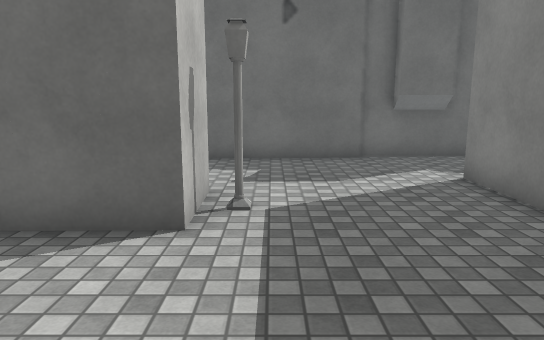
view 1 (above)

24 first-person views from a walk through a 3-D level made in the Unity game engine. The camera is 1.5 m above the floor, tilts 10° down and sees 70° across. The floor is counted in squares, 1 m on a side. Each view is taken from the middle of a square. On the plan, view 1 faces up. The plan holds only what a view shows up to about 17 squares ahead; the rest is blank. The place goes on beyond the plan. The player is left out. Surface patterns are stand-ins for the level's own textures.

view 2
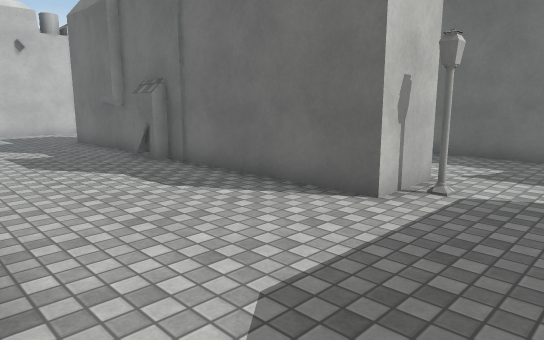

view 3
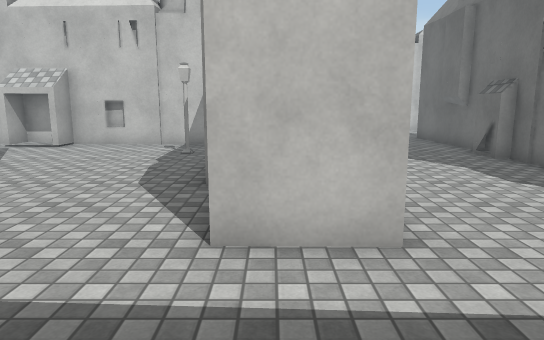

view 4
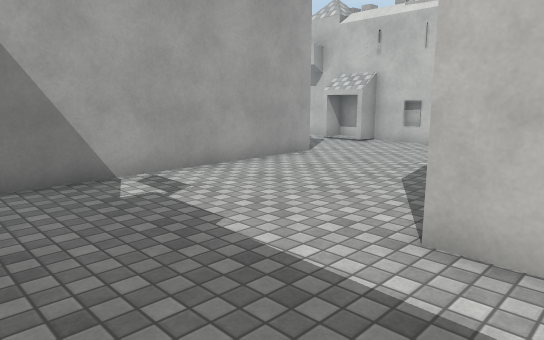

view 5
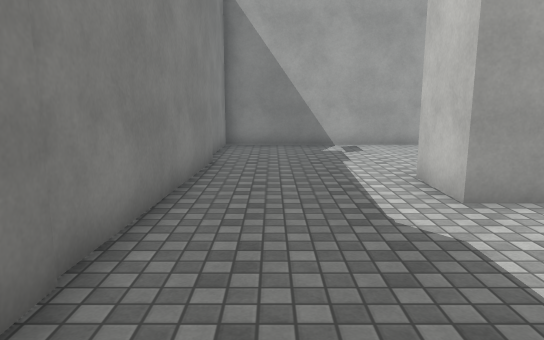

view 6
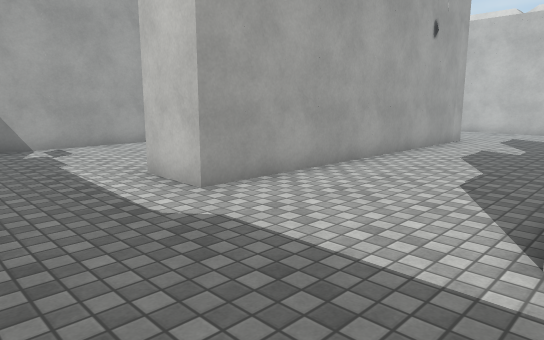

view 7
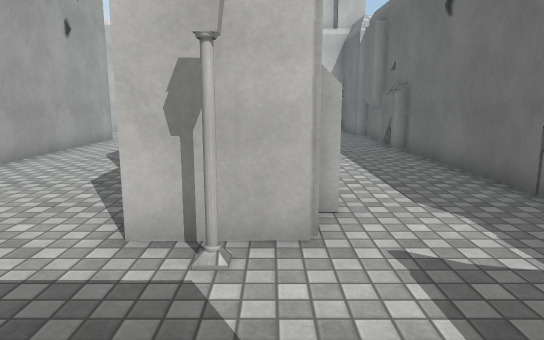

view 8
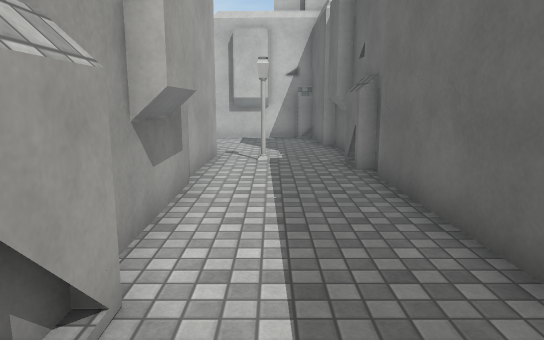

view 9
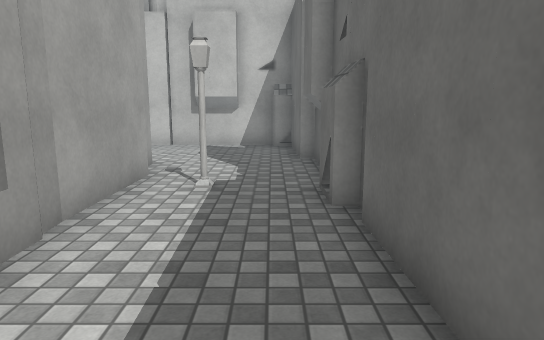

view 10
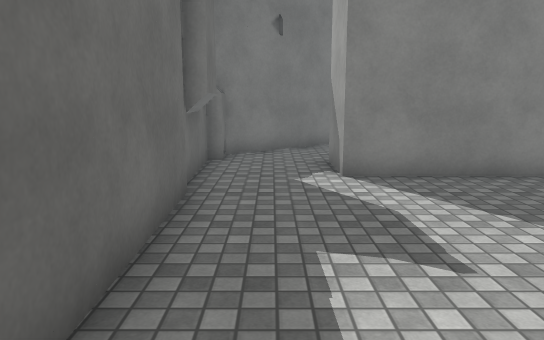

view 11
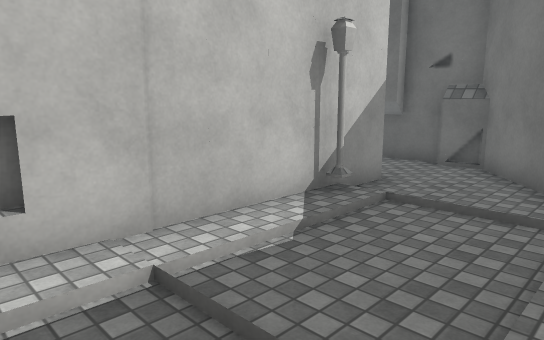

view 12
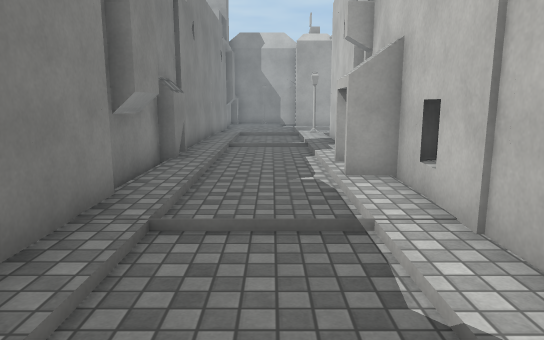

view 13
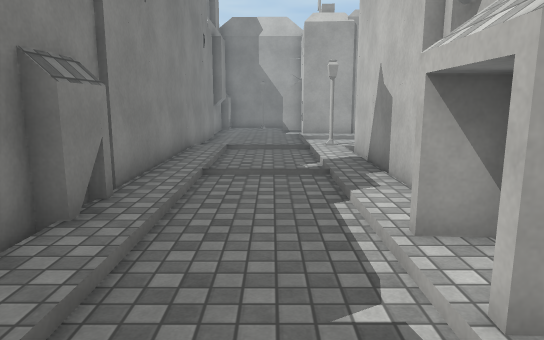

view 14
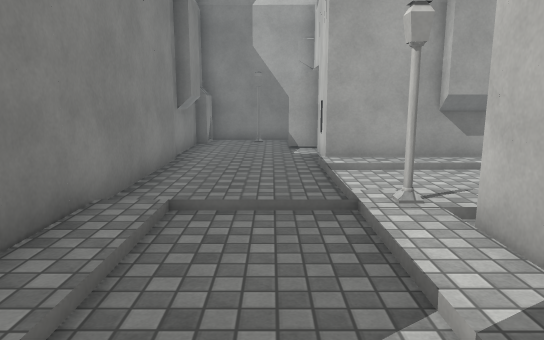

view 15
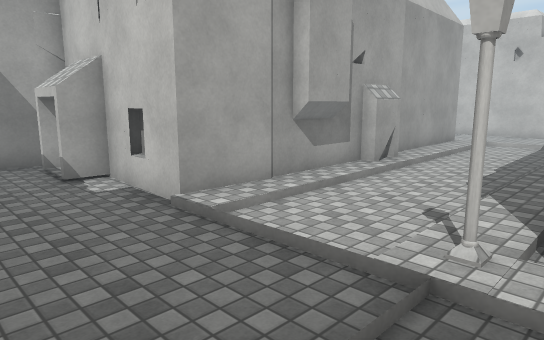

view 16
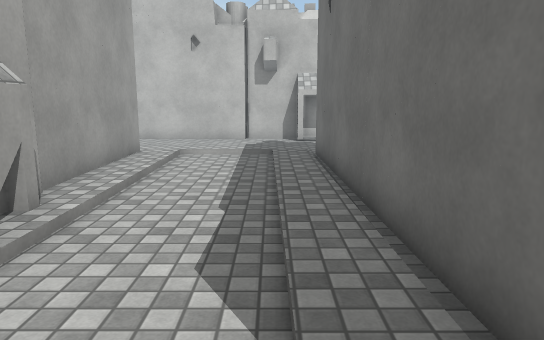

view 17
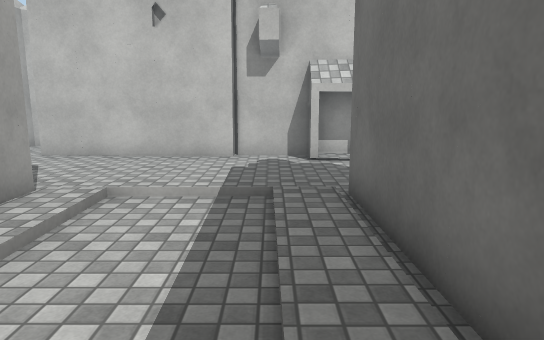

view 18
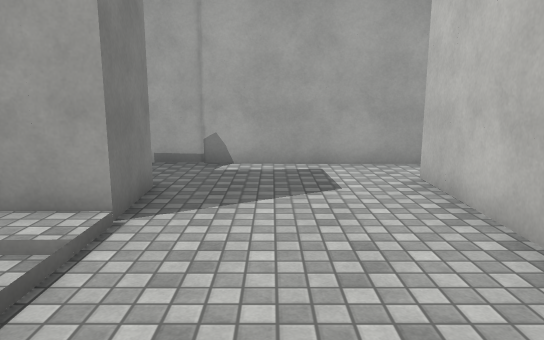

view 19
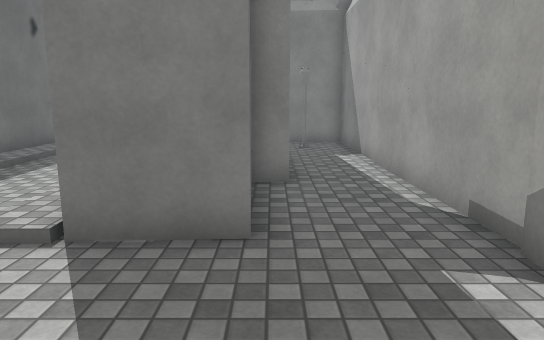

view 20
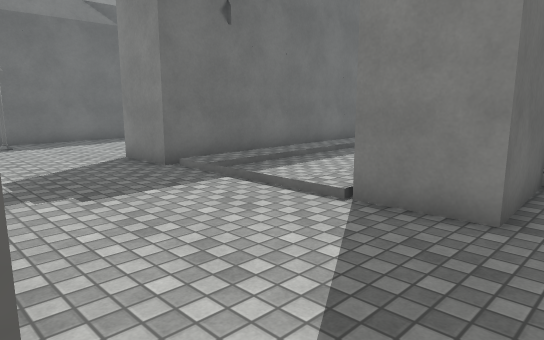

view 21
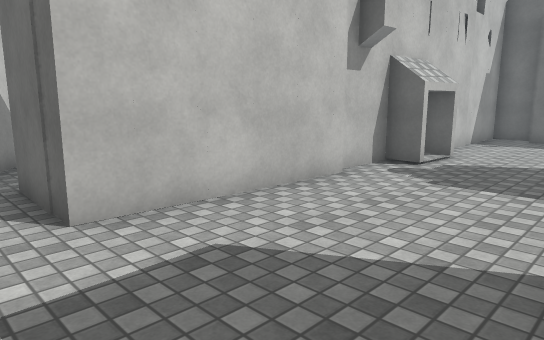

view 22
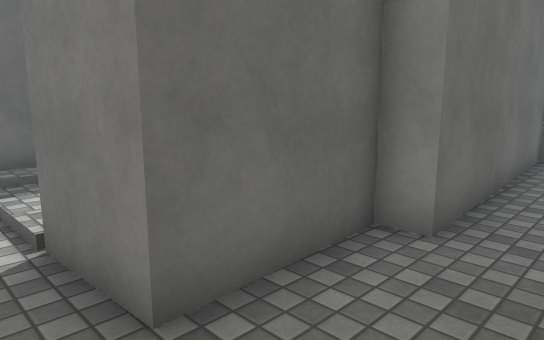

view 23
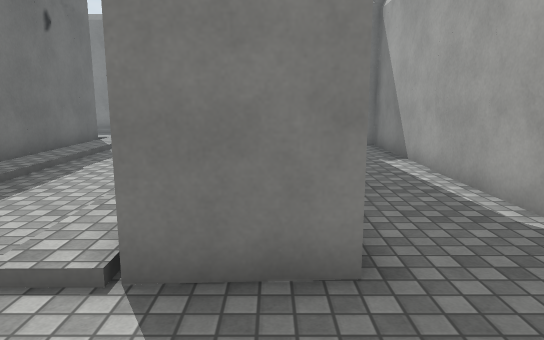

view 24
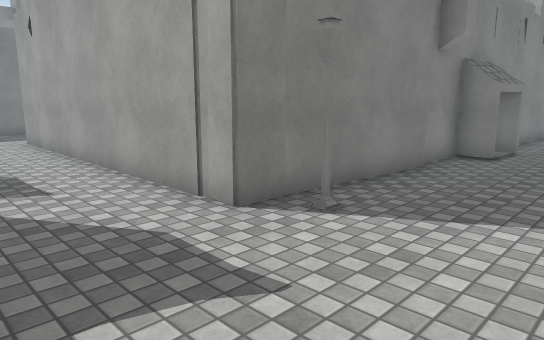

### Floor plan
Key: @ floor where view 1 was taken; # wall or solid block; . main floor; : floor 0.25 m higher than the main floor; / step, stairs or slope; B building; L lamp; O other object.
Columns run from 19 left of view 1 to 11 right of it. Each row starts with its distance up from view 1.
 11                    BBB#####
 10   OOO######BBBBBBBBB.....#BB
  9  ##........................BB
  8  #......L...................B
  7  #..........######.....BBB...B
  6  #....OO###O#OO   #....B L/..
  5  B..    ##  #    O#....B L/..
  4 BB....OO##O##OOOO......B B/..
  3  B.....................B B/..O
  2    ....................B B/..O
  1  B.....................OOO/..O
  0  B.................@...OOO/..:
 -1    ...BBBBBBBBBBBBB....O OO..##
 -2    ...B BB  O  B  B....O O/..##
 -3    ...B  .    BB. B....O O/..:#
 -4    ...B  ..L...........OO//..:#
 -5    ...B B.............. BB/..:#
 -6    ...B B..............B B/..:B
 -7     ..  O..............B B/..:B
 -8     .O  O..............B B/..:B
 -9     .. OOO...BBBBBBBBBBB //..:B
-10     .O  O....B    BBBBBBBB/..:B
-11     .. OOO...BBBBB///////L/..:B
-12      . OO....//////////////...B
-13      .BBB.....................B
-14      .B B.....................B
-15      .BB ..../:::::##:##O:/...B
-16       B B....OOO  O ###OOOO...B
-17      B  B....O           O....#
-18   OO.BBBB....OOOOOOOOOOOOO....#
-19      .................L.OOO...#
-20       OOOOO.............OOO..##
-21           OOOOOOO  OOOOOOOOOOO

Where each view was taken, in squares from view 1:
view 1: 0 up, 0 right, facing up
view 2: 1 down, 2 right, facing up-left
view 3: 2 down, 3 right, facing left
view 4: 1 down, 3 right, facing down-left
view 5: 5 up, 2 right, facing down
view 6: 5 up, 3 right, facing down-left
view 7: 6 up, 3 right, facing left
view 8: 8 up, 1 left, facing left
view 9: 9 up, 4 left, facing left
view 10: 9 up, 4 left, facing right
view 11: 0 up, 10 right, facing up-left
view 12: 6 up, 8 right, facing down
view 13: 1 up, 8 right, facing down
view 14: 6 down, 8 right, facing down
view 15: 10 down, 10 right, facing down-left
view 16: 12 down, 5 right, facing left
view 17: 12 down, 0 right, facing left
view 18: 11 down, 8 left, facing down
view 19: 18 down, 10 left, facing right
view 20: 19 down, 11 left, facing up-right
view 21: 20 down, 6 left, facing up-left
view 22: 20 down, 7 left, facing up-right
view 23: 17 down, 9 left, facing right
view 24: 3 up, 17 left, facing down-right
